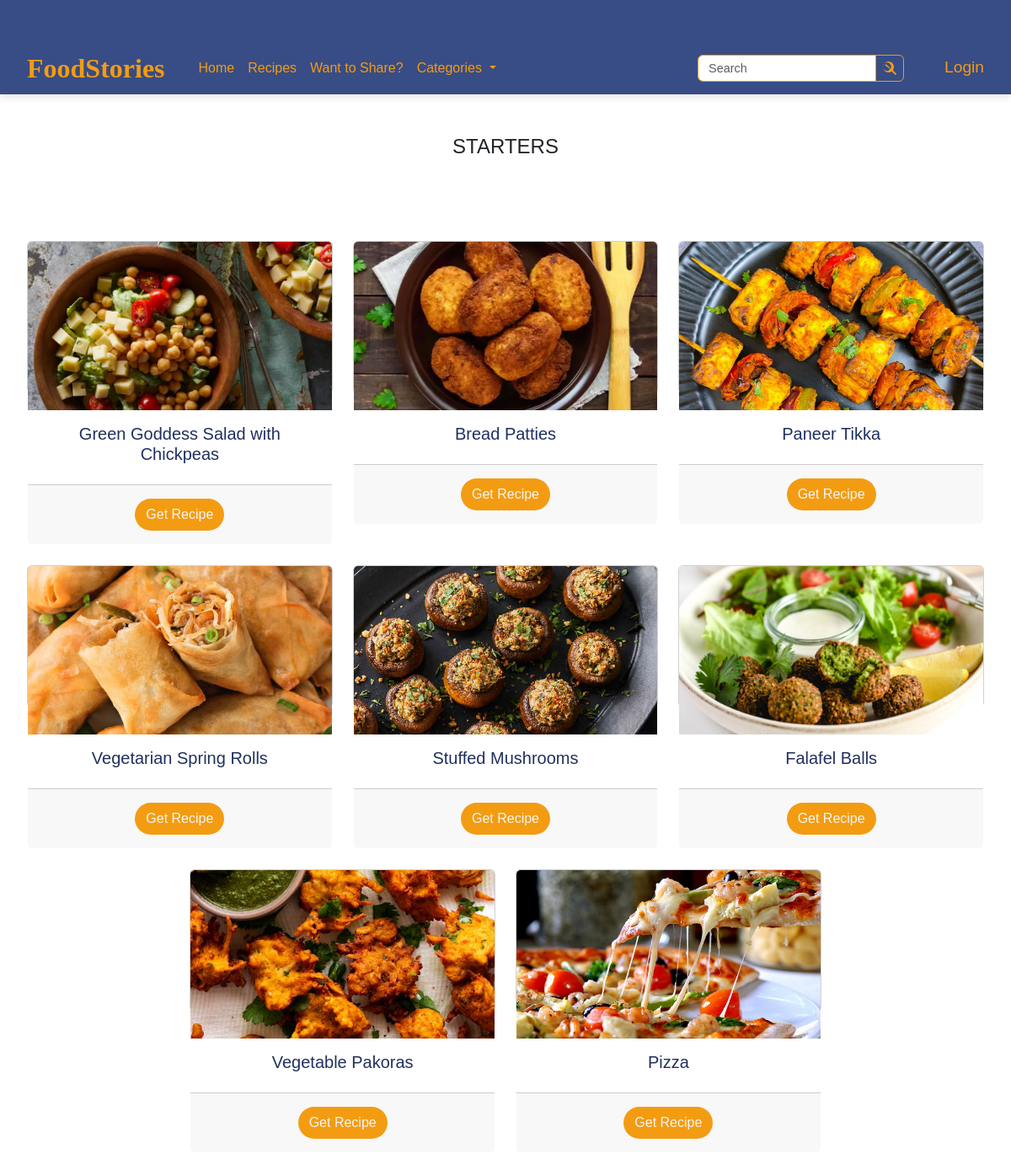
The page /categories/starters/ on the database as committed earlier.
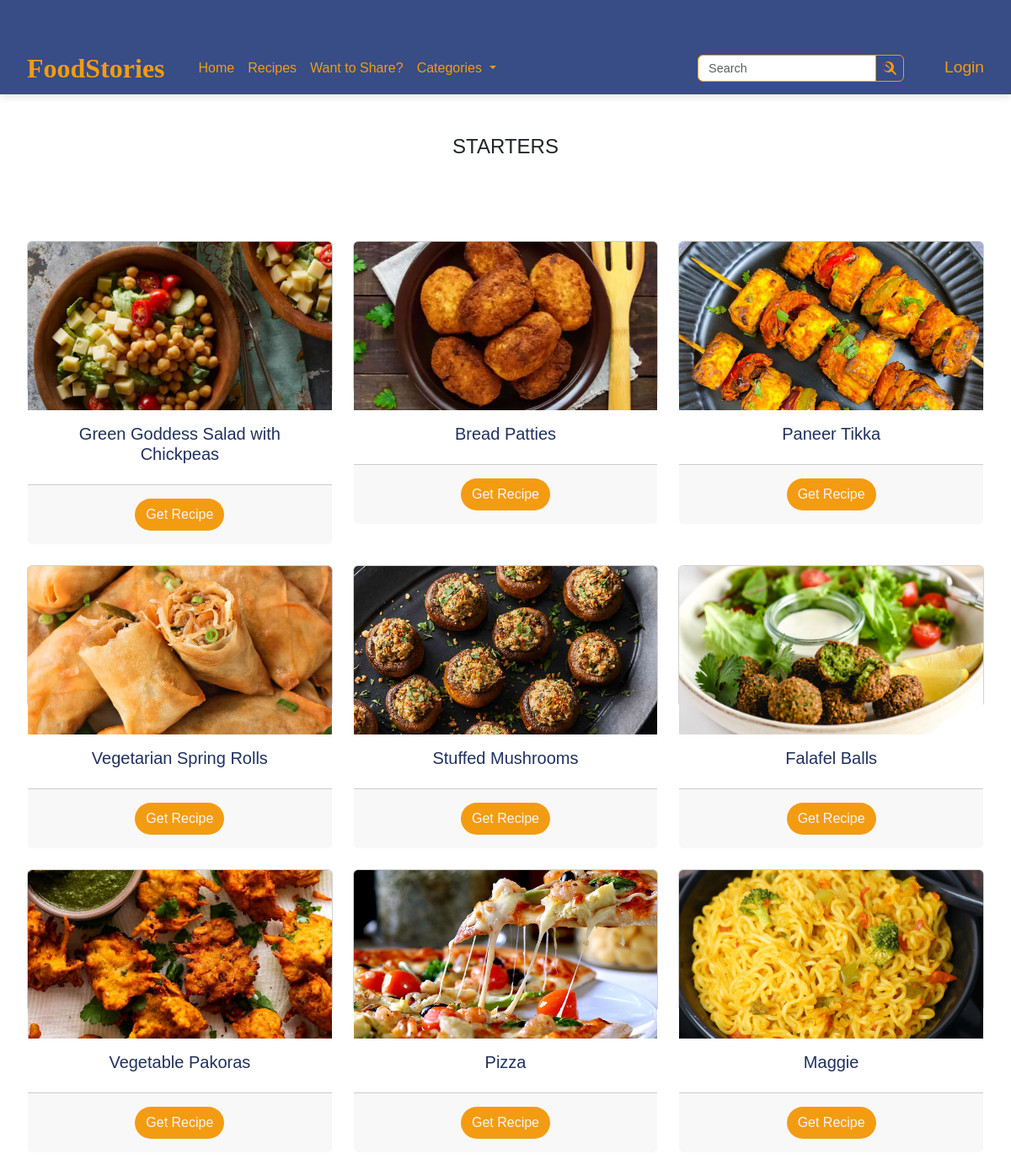
The same page on the database as committed later.
### hello/models.py (models this page shows, shortened)
class Receipe(models.Model):
    user = models.ForeignKey(User , on_delete=models.SET_NULL , null=True ,blank=True)
    receipe_name = models.CharField(max_length=100)
    receipe_description = models.TextField()
    receipe_image = models.ImageField(upload_to="receipe")
    receipe_view_count = models.IntegerField(default=1)
    receipe_category = models.CharField(max_length=20,
    choices= [
        ('starters', 'Starters'),
        ('main_course', 'Main Course'),
        ('desserts', 'Desserts'),
    ])

### hello/views.py (the view)
# urls.py: path('categories/<str:category>/', category_recipes, name='category_recipes'),
def category_recipes(request, category):
    receipes = Receipe.objects.filter(receipe_category=category)
    context = {
        'receipes': receipes,
        'category':category,
    }
    return render(request, 'categories.html', context)

### hello/Templates/categories.html (shortened to what this page needs)
{% extends "navbar.html" %}
{% block start %}
<br><br>
<h4 style="text-align: center; ">{{ category|upper }}</h4>
<div class="container mt-5">
    <div class="row mt-5 justify-content-center">
        {% for receipe in receipes %}
        <div class="col-md-6 col-lg-4 mb-4">
            <div class="card h-50">
                <img src="/media/{{ receipe.receipe_image }}" class="card-img-top" alt="{{ receipe.receipe_name }}"
                    style="height: 200px; width: 100%; object-fit: cover;">
                <div class="card-body text-center">
                    <h5 class="card-title">{{ receipe.receipe_name }}</h5>
                </div>
                <div class="card-footer text-center">
                    <button type="button" class="btn rounded-btn m-2" data-toggle="modal"
                        data-target="#recipeModal-{{ receipe.id }}" style="background-color:#F39C12; color:whitesmoke;">
                        Get Recipe
                    </button>
                </div>
            </div>
        </div>
        {% endfor %}
    </div>
</div>
{% endblock %}

### hello/Templates/navbar.html (shortened to what this page needs)
<!DOCTYPE html>
<html lang="en">
<head>
    <link href="https://cdn.jsdelivr.net/npm/bootstrap@5.3.3/dist/css/bootstrap.min.css" rel="stylesheet"
>
</head>
<body>
    <nav class="navbar navbar-expand-lg navbar-light">
        <div class="container">
            <a class="navbar-brand navbar-brand-hover"
                style="font-family: serif; font-size: xx-large; padding-right: 4vh; "
                href="/"><strong>FoodStories</strong></a>
            <div class="collapse navbar-collapse" id="navbarNav">
                <ul class="navbar-nav me-auto">
                    <li class="nav-item"><a class="nav-link" href="/">Home</a></li>
                    <li class="nav-item">
                        <a class="nav-link" href="/receipes/">Recipes</a>
                    </li>
                    <li class="nav-item">
                        <a class="nav-link" href="/addreceipe/">Want to Share?</a>
                    </li>
                    <li class="nav-item dropdown">
                        <a class="nav-link dropdown-toggle" href="#" id="navbarDropdown" role="button"
                            data-bs-toggle="dropdown" aria-expanded="false">
                            Categories
                        </a>
                    </li>
                </ul>
                <form class="d-flex" method="GET" action="/receipes/">
                    <div class="input-group">
                        <input class="form-control" type="search" name="search" placeholder="Search"
                            aria-label="Search">
                        <button class=" btn btn-outline-success" type="submit">
                            <svg xmlns="http://www.w3.org/2000/svg" width="16" height="16" fill="currentColor"
                                class="bi bi-search" viewBox="0 0 16 16">
                                <path
                                    d="M11.742 10.344a6.5 6.5 0 1 0-1.397 1.397l3.85 3.85a1 1 0 0 0 1.415-1.414l-3.85-3.85zm-4.242 0a5 5 0 1 1 1.397-1.397L3.05 5.097a1 1 0 0 1 1.415-1.414l3.85 3.85z" />
                            </svg>
                        </button>
                    </div>
                </form>
                {% if user.is_authenticated %}
                <a class="nav-link custom-link" href="/logout/"
                    style="color: #F39C12; padding-left: 5vh; font-size: larger;">Logout</a>
                {% else %}
                <a class="nav-link custom-link" href="/login/"
                    style="color: #F39C12; padding-left: 5vh; font-size: larger;">Login</a>
                {% endif %}
            </div>
        </div>
    </nav>
    {% block start %}
    {% endblock %}
</body>
</html>

### hello/Templates/navbar.html (style rules this page uses)
body { font-family: Arial, sans-serif; }
.navbar { background-color: #384c85; box-shadow: 0 4px 8px rgba(0, 0, 0, 0.1); padding: 0.2rem 0.5rem; }
.navbar-brand { color: #F39C12; margin: 0; padding: 0.1rem 0; font-size: 1.5rem; }
.navbar-nav .nav-link { color: #F39C12; font-size: 1rem; padding: 0.5rem 0.5rem; }
.nav-item { font-size: 1rem; }
.navbar-collapse { gap: 0.5rem; }
.btn-outline-success { color: #F39C12; border-color: #F39C12; padding: 0.2rem 0.5rem; font-size: 0.9rem; }
.input-group .form-control { border-color: #F39C12; height: 2rem; font-size: 0.9rem; }
.rounded-btn { border-radius: 20px; }
.container { margin-top: 50px; padding: 2px; }
.card-img-top { height: 200px; width: 100%; object-fit: cover; }
.card-title { color: #20315f; }
.custom-link { color: #F39C12; font-size: 1rem; }

### hello/Templates/categories.html (style rules this page uses)
.rounded-btn { border-radius: 20px; }

Rows that differ between the two databases and show on the page:
added Receipe: receipe_image (picture), receipe_name "Maggie"
